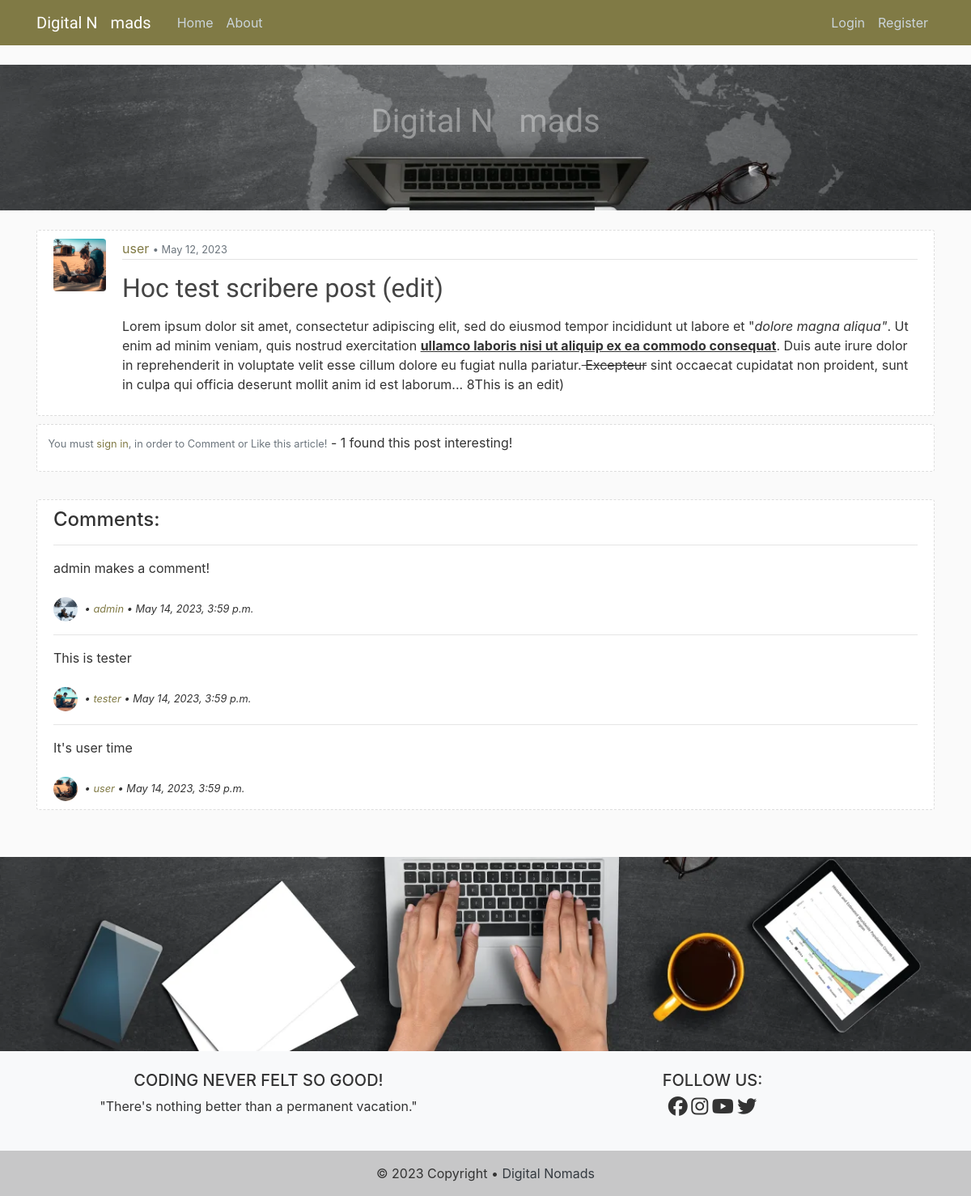
Before: /post/68/ with the older database file.
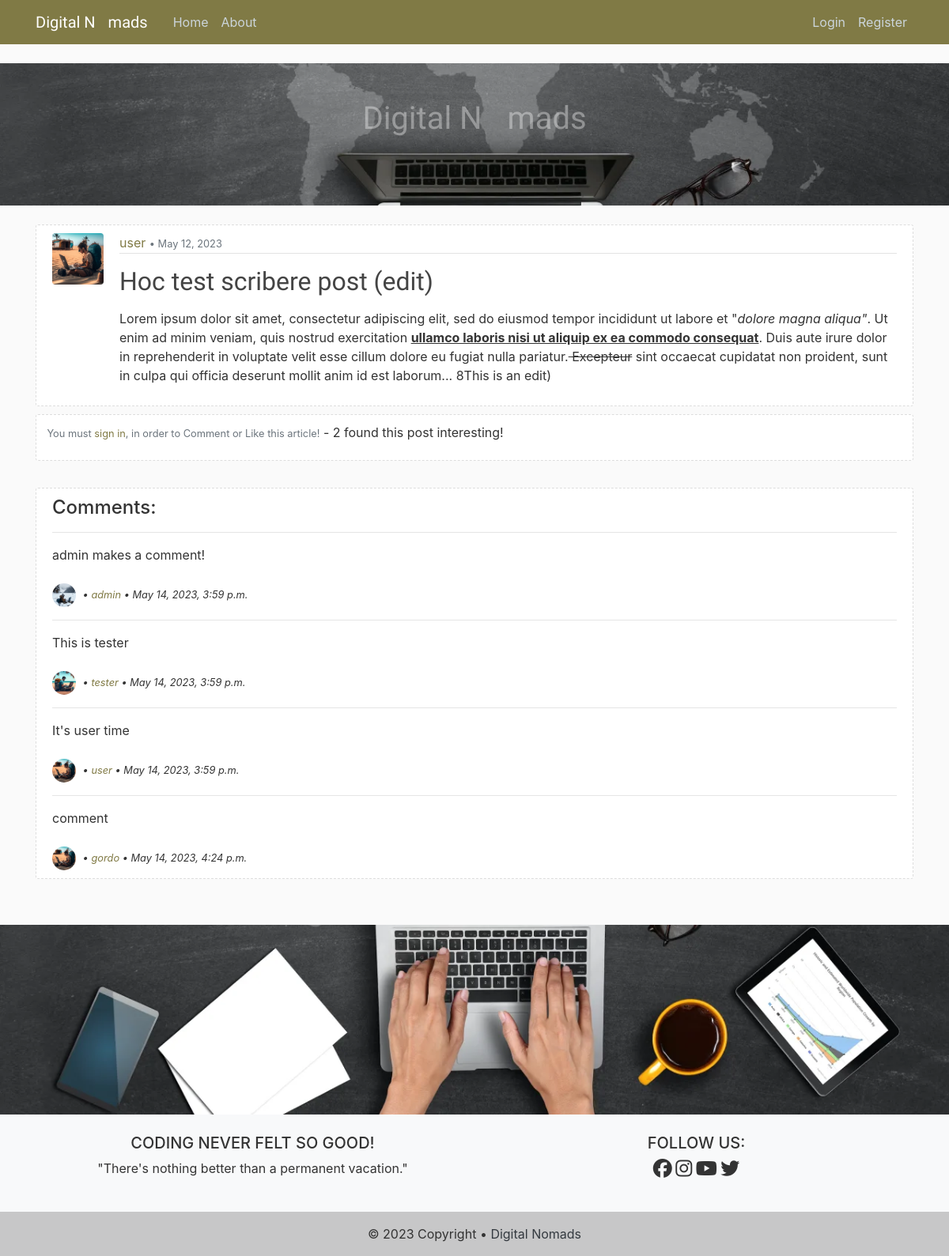
After: the same page with the newer database file.
### blog/models.py (models this page shows, shortened)
class Comment(models.Model):
    post = models.ForeignKey(Post, related_name="comments", on_delete=models.CASCADE)
    body = models.TextField()
    date_commented = models.DateTimeField(auto_now_add=True)
    author = models.ForeignKey(User, on_delete=models.CASCADE, related_name='comments')

### users/models.py (models this page shows, shortened)
class Profile(models.Model):
    user = models.OneToOneField(User, on_delete=models.CASCADE)
    image = models.ImageField(default='default.png', upload_to='profile_img')
    bio = models.TextField(max_length=500, blank=True, null=True)

### blog/views.py (the view)
# urls.py: path('post/<int:pk>/', PostDetailView.as_view(), name='post-detail'),
class PostDetailView(DetailView):
    model = Post
    def get_context_data(self, *args, **kwargs):
        context = super(PostDetailView, self).get_context_data(*args, **kwargs)
        click = get_object_or_404(Post, id=self.kwargs['pk'])
        total_likes = click.total_likes()
        liked = False
        if click.likes.filter(id=self.request.user.id).exists():
            liked = True
        context["total_likes"] = total_likes
        context["liked"] = liked
        return context

### blog/models.py (called while the page is built)
    def total_likes(self):
        return self.likes.count()

### blog/templates/blog/post_detail.html (shortened to what this page needs)
{% extends "blog/base.html" %}
{% block content %}
    <br>
    <article class="media panels">
        <img class="rounded imgposter" src="{{ object.author.profile.image.url }}" alt="Users Profile image">
        <div class="media-body">
            <div class="post-panel">
                    <a href="{% url 'post-user' object.author.username %}">{{ object.author }}</a>
                    <small class="text-muted"> • {{ object.date_posted|date:"N d, Y" }}</small>
            </div>
            <div>
                <h2 class="title">{{ object.title }}</h2>
                <p class="post-content">{{ object.content|safe }}</p>
            </div>
        </div>
    </article>
    <section>
        <div class="container panels">
            <div class="row">
                    <pre> </pre>
                <form action="{% url 'like-post' post.pk %}" method="POST">
                    {% if user.is_authenticated %}
                        {% if liked %}
                        <button class="btn btn-outline-danger panels" type="submit" name="post_id" value="{{ post.id }}"><i class="fa-solid fa-heart"></i></button>
                        {% else %}
                        <button class="btn btn-outline-danger panels" type="submit" name="post_id" value="{{ post.id }}"><i class="fa-regular fa-heart"></i></button>
                        {% endif %}
                    {% else %}
                        <small class="text-muted">You must <a href="{% url 'login' %}">sign in</a>, in order to Comment or Like this article!</small>
                    {% endif %}
                        - {{ total_likes }} found this post interesting!
                </form>
            </div>
        </div>
        <br>
    </section>
    <section class="panels">
        <h4>Comments:</h4>
        {% if not post.comments.all %}
            <em>No Comments...</em>
            <br>
            {% if user.is_authenticated %}
                <a href="{% url 'post-comment' post.pk %}">Add a Comment</a>
            {% endif %}
        {% else %}
                {% for comment in post.comments.all %}
                <hr>
                {{ comment.body}}
                <br>
                <br>
                <small>
                    <em><img class="rounded-circle imgcommenter" src="{{ comment.author.profile.image.url }}" alt="Users Profile image"> • <a href="{% url 'post-user' comment.author.username %}">{{ comment.author.username }}</a> • {{ comment.date_commented}}</em>
                </small>
            {% endfor %}
        {% endif %}
    </section>
    <br>
    <br>
{% endblock %}

Changed rows visible on the page:
added Comment: body "comment", author.profile.image (placeholder picture), author.username "gordo", date_commented "May 14, 2023, 4:24 p.m."
Other visible differences:
{{ total_likes }}: "1" → "2"
